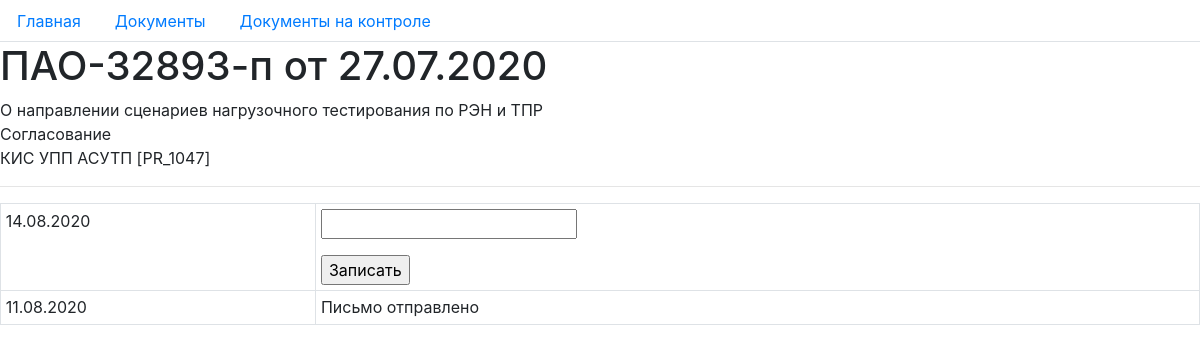
The app's page /document/document/4/ with its own data.
### document/models.py (models this page shows, shortened)
class Document(models.Model):
    sed_number = models.CharField(max_length=40, verbose_name="Номер СЭД")
    out_number = models.CharField(max_length=40, verbose_name="Внешний номер", blank=True)
    name = models.CharField(max_length=200, verbose_name="Название")
    reg_date = models.DateField(verbose_name="Дата регистрации", blank=True)
    project = models.ForeignKey(Project, verbose_name="Проект", blank=True, on_delete=models.PROTECT, null=True)
    status = models.ForeignKey(DocumentStatus, verbose_name="Состояние документа", blank=True, on_delete=models.PROTECT, null=True)
    control = models.BooleanField(verbose_name="На контроле", default=True)
    class Meta:
        verbose_name = "Документ"
        verbose_name_plural = "Документы"
        ordering = ['-reg_date', 'name', 'sed_number']

class DocumentStatus(models.Model):
    status = models.CharField(max_length=100, verbose_name="Состояние документа")
    status_order = models.PositiveIntegerField(verbose_name="Порядок")
    class Meta:
        verbose_name = "Состояние документа"
        verbose_name_plural = "Состояния документов"
        ordering = ['status_order', 'status']
    def __str__(self):
        return self.status

class DocumentComment(models.Model):
    comment = models.CharField(max_length=100, verbose_name="Комментарий")
    date = models.DateTimeField(verbose_name="Дата комментария", auto_now=True)
    document = models.ForeignKey(Document, verbose_name="Документ", on_delete=models.PROTECT)
    class Meta:
        verbose_name = "Комментарий"
        verbose_name_plural = "Комментарии"
        ordering = ["-date"]

### project/models.py (models this page shows)
class Project(models.Model):
    full_name = models.CharField(max_length=100, verbose_name="Имя проекта")
    abbr_name = models.CharField(max_length=20, verbose_name="Аббревиатура проекта")
    upit_code = models.CharField(max_length=10, verbose_name="КОД УПИТ", default="PR_")
    description = models.TextField(verbose_name="Описание")
    class Meta:
        verbose_name = "Проект"
        verbose_name_plural = "Проекты"
        ordering = ['abbr_name']
    def __str__(self):
        return f"{self.abbr_name} [{self.upit_code}]"

### document/views.py (the view)
# urls.py: path("document/<int:pk>/", views.document, name="document"),
def document(request, pk):
    document = Document.objects.get(pk=pk)
    if request.method == "POST":
        form = CommentForm(request.POST)
        if form.is_valid():
            new_comment = form.save(commit=False)
            new_comment.document = document
            new_comment.save()
    context = {
        "title": document.sed_number,
        "document": document,
        "form": CommentForm(instance=document),
        "today": timezone.localdate(),
    }
    return render(request, "document/document.html", context)

### document/forms.py
class CommentForm(ModelForm):
    class Meta:
        model = DocumentComment
        fields = ['comment']
        labels = {'comment': ""}

### document/templates/document/document.html (shortened to what this page needs)
{% extends "base.html" %}
{% block content %}
<h1>{{ title }}
    от {{ document.reg_date|date:"d.m.Y"}}
</h1>
<div>{{ document.name }}</div>
<div>{{ document.status }}</div>
<div>{{ document.project }}</div>
<hr />
<table class="table table-hover table-bordered table-sm">
    <tr><td>{{ today|date:"d.m.Y" }}</td>
    <td>
        <form method="post">
            {{ form.as_p }}
            <input type="submit" value="Записать" />
        </form>
    </td>
    </tr>
    {% for comment in document.documentcomment_set.all %}
    <tr>
        <td>{{ comment.date|date:"d.m.Y" }}</td>
        <td>{{ comment.comment }}</td>
    </tr>
    {% endfor %}
</table>
{% endblock %}

### records on screen
Document: sed_number "ПАО-32893-п", reg_date "27.07.2020", name "О направлении сценариев нагрузочного тестирования по РЭН и ТПР", status "Согласование", project "КИС УПП АСУТП [PR_1047]"
DocumentComment: date "11.08.2020", comment "Письмо отправлено"

### other values on screen
{{ today|date:"d.m.Y" }} "14.08.2020"
